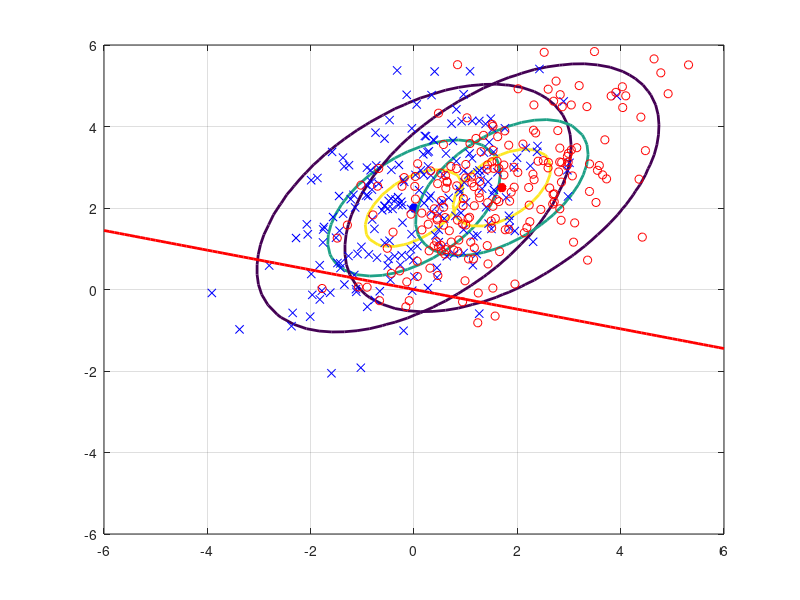
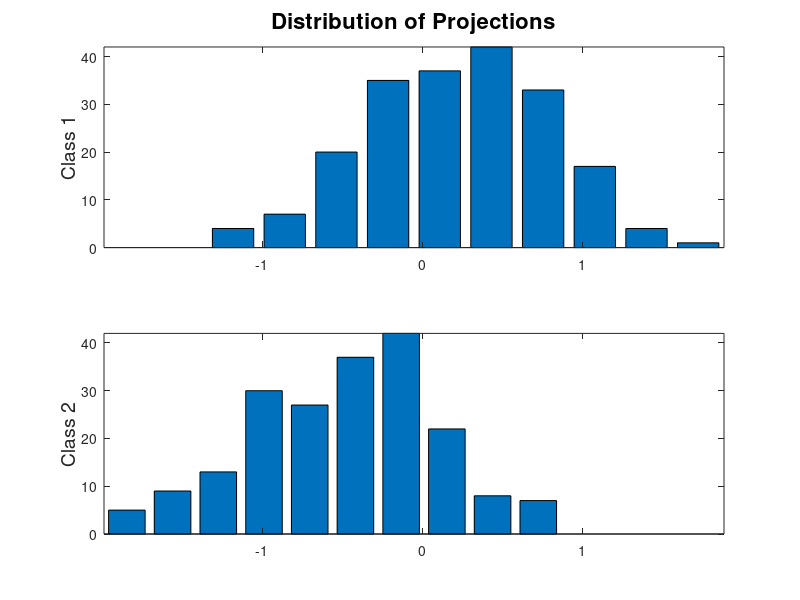

Here is the MATLAB script that generated these plots, in order: (Note: this script raises an error after producing the figures.)
%% Lab Three
%% Create Data and Plot Contours
% Creates $ X \in \omega_i \sim \mathcal{N}_2 (\mathbf{m_i}, \mathbf{C_i})$
% where $ \mathbf{m_1} = [0 2]^t $, $ \mathbf{m_2} = [1.7 2.5]^t $, and
% $ \mathbf{C_1} = \mathbf{C_2} = \begin{pmatrix} 2 & 1 \\ 1 & 2 \end{pmatrix} $
m1 = [0 2]';
m2 = [1.7 2.5]';
sigma = [2 1; 1 2];
C1 = sigma;
C2 = sigma;
numGrid = 50;

xRange = linspace(-6.0, 6.0, numGrid);
yRange = linspace(-6.0, 6.0, numGrid);

P1 = zeros(numGrid, numGrid);
P2 = P1;
for i=1:numGrid
	for j=1:numGrid
	x = [yRange(j) xRange(i)]';
	P1(i,j) = mvnpdf(x', m1', C1);
	P2(i,j) = mvnpdf(x', m2', C2);
	end
end

Pmax = max(max([P1 P2]));

figure(1), clf,
% drawing contour lines at P = 10%, 50%, 80%
contour(xRange.', yRange, P1, [0.1*Pmax 0.5*Pmax 0.8*Pmax], 'LineWidth', 2);
hold on
plot(m1(1), m1(2), 'b*', 'LineWidth', 4);
contour(xRange.', yRange, P2, [0.1*Pmax 0.5*Pmax 0.8*Pmax], 'LineWidth', 2);
plot(m2(1), m2(2), 'r*', 'LineWidth', 4);
%% Draw Data
N = 200;
X1 = mvnrnd(m1, C1, N);
X2 = mvnrnd(m2, C2, N);
plot(X1(:,1),X1(:,2),'bx', X2(:,1),X2(:,2),'ro');grid on
%% Fischer Linear Discriminant
% The Fischer Linear Disciminant is the direction on which projected data
% is maximally separable, which can be calculated from:
%
% $$\mathbf{w}_F = \alpha \mathbf{C}_W ^-1 (\mathbf{m}_1 - \mathbf{m}_2)$$

wF = (C1+C2)\(m1-m2);
xx = -6:0.1:6;
yy = xx*wF(2)/wF(1);
plot(xx,yy,'r', 'LineWidth', 2);
%% Histograms of Projected Data
% Projects the data onto the Fischer Direction and plots a histogram.
p1 = X1*wF;
p2 = X2*wF;
plo = min([p1; p2]);
phi = max([p1; p2]);
[nn1, xx1] = hist(p1);
[nn2, xx2] = hist(p2);
hhi = max([nn1 nn2]);
figure(2),
subplot(211), bar(xx1, nn1);
axis([plo phi 0 hhi]);
title('Distribution of Projections', 'FontSize', 16)
ylabel('Class 1', 'FontSize', 14)
subplot(212), bar(xx2, nn2);
axis([plo phi 0 hhi])
ylabel('Class 2', 'FontSize', 14)
%% ROC Curve
% Creates a Reciceiver Operating Characteristic (ROC) Curve that shows True
% Positive (TP) and False Positive (FP) rates.
[ROC, areaROC] = calculateROC( p1, p2, 50);
figure(3), clf, plot(ROC(:,1), ROC(:,2), 'b', 'LineWidth', 2);
axis([0 100 0 100]); grid on, hold on; plot(0:100, 0:100, 'b-');
xlabel('False Positive'); ylabel('True Positive');
title('Receiver Operating Characteristic Curve');
%% ROC Curve Area
disp(['The area of the ROC is ' num2str(areaROC)]);
%% Classification Accuracy
% Computes the classification accuracy for the True Positive rate of $ 70% $.
truePositiveToFind = 70;
[minValue, closestIndex] = min( abs( ROC(:,2) - truePositiveToFind) );
threshold = ROC(closestIndex, 3);
truePositives = length(find(p1 > threshold))*100 / N
falsePositives = length(find(p2 > threshold))*100 / N
%% More ROC Curves
% Shows the ROC Curves for the data projected onto a random direction and
% onto the direction connecting the two means.
randAng = rand() * 2* pi; %random direction
randomW = [sin(randAng) cos(randAng)]'; %random direction
[randROC, randROCArea] = calculateROC( X1*randomW, X2*randomW, 50);
disp(['The area of the RandROC is ' num2str(randROCArea)]);

betweenMeanW = m1 - m2;
[betMROC, betMROCArea] = calculateROC( X1*betweenMeanW, X2*betweenMeanW, 50);
disp(['The area of the betweenMeansROC is ' num2str(betMROCArea)]);

figure(4), clf, plot(randROC(:,1), randROC(:,2), 'b', 'LineWidth', 2); hold on;
plot(betMROC(:,1),betMROC(:,2)); legend('Random Direction ROC', 'Between Mean ROC');
axis([0 100 0 100]); grid on; plot(0:100, 0:100, 'b-');
xlabel('False Positive'); ylabel('True Positive');
title('Receiver Operating Characteristic Curve'); hold off;
%% Nearest-Neighbour Classifier
% The Nearest-Neighbour Classifier finds the closest training point to the
% test point, and use its class to classify the test data.
X = [X1; X2];
N1 = size(X1, 1);
N2 = size(X2, 1);
y = [ones(N1,1); -1*ones(N2,1)];
d = zeros(N1+N2-1,1);
nCorrect = 0;
for jtst = 1:(N1+N2)
	% pick a point to test
	xtst = X(jtst,:);
	ytst = y(jtst);
	% All others form the training set
	jtr = setdiff(1:N1+N2, jtst);
	Xtr = X(jtr,:);
	ytr = y(jtr,1);
	% Compute all distances from test to training points
	for i=1:(N1+N2-1)
		d(i) = norm(Xtr(i,:)-xtst);
	end
	% Which one is the closest?
	[imin] = find(d == min(d));
	% Does the nearest point have the same class label?
	if ( ytr(imin(1)) * ytst > 0 )
		nCorrect = nCorrect + 1;
	end
end

% Percentage correct
pCorrect = nCorrect*100/(N1+N2);
disp(['Nearest neighbour accuracy: ' num2str(pCorrect) '%']);
%% Distance-to-Mean Classifiers
% The following code shows two Distance-to-Mean Classifiers, which classify
% test data depending on the distance between it and the means of the
% training data. The Euclidean Distance classifier uses the normal 
% $ distance = \sqrt{\sum_{i=1}^n (q_i-p_i)^2} $ formula. However, the 
% /href{https://en.wikipedia.org/wiki/Mahalanobis_distance}{Mahalanobis distance}
% takes into account variance and correlation, thus being a bit measure of
% distance.
eucCorrect = 0;
mahCorrect = 0;
for jtst = 1:(N1+N2)
	% pick a point to test
	xtst = X(jtst,:);
	ytst = y(jtst);
	% All others form the training set
	jtr = setdiff(1:N1+N2, jtst);
	Xtr = X(jtr,:);
	ytr = y(jtr,1);
	% find means and euclidian distances
	mahDistance1 = mean(Xtr((ytr > 0),:)) - xtst;
	mahDistance2 = mean(Xtr((ytr < 0),:)) - xtst;
	% compare distances
	eucDistance = @(x) sqrt(x(1)^2 + x(2)^2);
	if eucDistance(mahDistance1) < eucDistance(mahDistance2)
		yVal = 1;
	else
		yVal = -1;
	end
	% Does the nearest point have the same class label?
	if yVal * ytst > 0
		eucCorrect = eucCorrect + 1;
	end
	
	% find Mahalanobis distances
	mahDistance1 = mahal(xtst, Xtr(ytr > 0,:));
	mahDistance2 = mahal(xtst, Xtr(ytr < 0,:));
	% compare distances
	if mahDistance1 < mahDistance2
		yVal = 1;
	else
		yVal = -1;
	end
	% Does the nearest point have the same class label?
	if yVal * ytst > 0
		mahCorrect = mahCorrect + 1;
	end
end	
% Percentage correct
eucPCorrect = eucCorrect*100/(N1+N2);
disp(['Euclidiean Distance-to-mean accuracy: ' num2str(eucPCorrect) '%']);
mahPCorrect = mahCorrect*100/(N1+N2);
disp(['Mahalanobis Distance-to-mean accuracy: ' num2str(mahPCorrect) '%']);
%% Posterior Probability
% Shows $ P (\omega_1 | \mathbf{x}) $, i.e. the probability that point $
% mathbf{x} $ belongs to class $ \omega_1 $.
classDistribution = gmdistribution([m1'; m2'], cat(3, C1, C2));
clear X; clear y;
X(:,1) = -5:0.1:5; Y = X(:,1);
y(1:size(X,1),1) = Y(1);
postProb = posterior(classDistribution, [ X(:,1) y(:,1)]);
postProb2 = postProb(:,2);
for i = 2:size(Y,1)	
	clear y; y(1:size(X,1),1) = Y(i);
	postProb = posterior(classDistribution, [ X(:,1) y(:,1)]);
	postProb2 = [postProb2 postProb(:,2)];
end
surf(X, Y, postProb2); xlabel('X_1'); ylabel('X_2'); zlabel('$P (\omega_1 | \mathbf{x})$');
title('Posterior Probability');
%% Baye's Optimal Class Boundary
% Calculates and shows the Baye's Optimal Class Boundary if both the means
% $ \mathbf{m}_i $
% and the covariances $ \mathbf{C}_i $ are different.
% As the Baye's Classifier Decision Rule is:
% $$ f(\mathbf{x}) = \begin{cases} \omega_1, & (P (\omega_1 | \mathbf{x}) >
% P (\omega_2 | \mathbf{x}) \\ \omega_2, & (P (\omega_1 | \mathbf{x}) <
% P (\omega_2 | \mathbf{x}) \\ \end{cases} $$, and $$ P (\omega_i |
% \mathbf{x}) = \frac{1}{c} P (\mathbf{x} | \omega_i) P(\omega_i) $$ and $$ P (\mathbf{x} | \omega_i)
% = \mathcal{N}(\boldsymbol m_i, \boldsymbol C_i) = \frac{1}{\sqrt{(2\pi)^2|C|}
% \exp(-\frac{1}{2} (\mathbf{x} - \mathbf{m}_i)^T \mathbf{C}_i^{-1}
% (\mathbf{x} - \mathbf{m}_i) ) $$
C2 = [1.5 0; 0 1.5];
X2 = mvnrnd(m2, C2, N);
plot(X1(:,1),X1(:,2),'bx', X2(:,1),X2(:,2),'ro');grid on;hold on;

normalProb = @(x, mean, covar) ((1/( ((2*pi)^(size(mean,1)/2))*det(covar)^(1/2))) * exp(-1/2*(x'-mean)'/(covar)*(x'-mean)));
varX = sym('x', [1 2], 'real');
eqn = normalProb(varX, m1, C1)*.5 == normalProb(varX, m2, C2)*.5;
[solx, ~, ~, ~] = solve(eqn,varX, 'ReturnConditions', true);
clear x
x(1,:) = -10:0.123:10; x(2,:) = subs(solx, x(1,:)); axis([-6 6 -6 6]);
plot(x(1,:), x(2,:), 'DisplayName', 'Bayes Optimal Class Boundary');